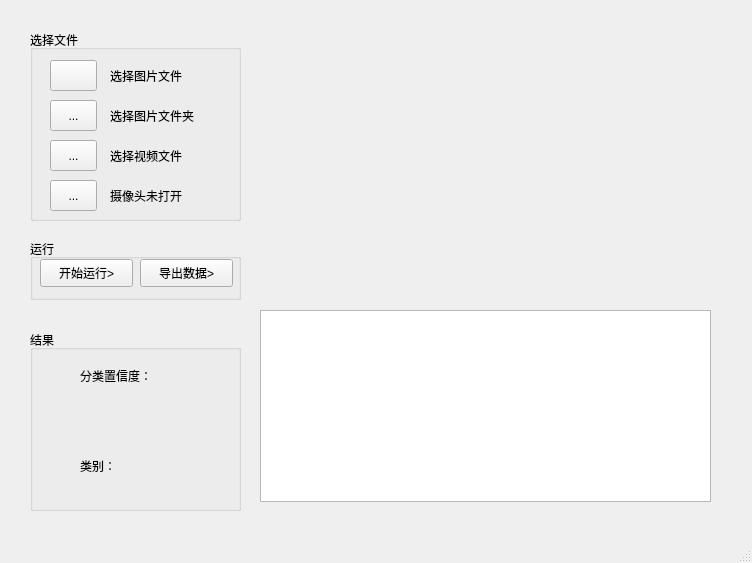
<?xml version="1.0" encoding="UTF-8"?>
<ui version="4.0">
 <class>MainWindow</class>
 <widget class="QMainWindow" name="MainWindow">
  <property name="geometry">
   <rect>
    <x>0</x>
    <y>0</y>
    <width>752</width>
    <height>563</height>
   </rect>
  </property>
  <property name="windowTitle">
   <string>MainWindow</string>
  </property>
  <widget class="QWidget" name="centralwidget">
   <widget class="QLabel" name="result_label">
    <property name="geometry">
     <rect>
      <x>260</x>
      <y>30</y>
      <width>451</width>
      <height>231</height>
     </rect>
    </property>
    <property name="text">
     <string/>
    </property>
   </widget>
   <widget class="QGroupBox" name="groupBox">
    <property name="geometry">
     <rect>
      <x>30</x>
      <y>30</y>
      <width>211</width>
      <height>191</height>
     </rect>
    </property>
    <property name="title">
     <string>选择文件</string>
    </property>
    <widget class="QToolButton" name="figure_btn">
     <property name="geometry">
      <rect>
       <x>20</x>
       <y>30</y>
       <width>47</width>
       <height>31</height>
      </rect>
     </property>
     <property name="text">
      <string notr="true"/>
     </property>
    </widget>
    <widget class="QToolButton" name="folder_btn">
     <property name="geometry">
      <rect>
       <x>20</x>
       <y>70</y>
       <width>47</width>
       <height>31</height>
      </rect>
     </property>
     <property name="text">
      <string>...</string>
     </property>
     <property name="icon">
      <iconset>
       <normaloff>resource/wenjianjia.png</normaloff>resource/wenjianjia.png</iconset>
     </property>
    </widget>
    <widget class="QToolButton" name="video_btn">
     <property name="geometry">
      <rect>
       <x>20</x>
       <y>110</y>
       <width>47</width>
       <height>31</height>
      </rect>
     </property>
     <property name="text">
      <string>...</string>
     </property>
     <property name="icon">
      <iconset>
       <normaloff>resource/shipin.png</normaloff>resource/shipin.png</iconset>
     </property>
    </widget>
    <widget class="QToolButton" name="camera_btn">
     <property name="geometry">
      <rect>
       <x>20</x>
       <y>150</y>
       <width>47</width>
       <height>31</height>
      </rect>
     </property>
     <property name="text">
      <string>...</string>
     </property>
     <property name="icon">
      <iconset>
       <normaloff>resource/shexiang.png</normaloff>resource/shexiang.png</iconset>
     </property>
    </widget>
    <widget class="QLabel" name="figure_label">
     <property name="geometry">
      <rect>
       <x>80</x>
       <y>30</y>
       <width>111</width>
       <height>31</height>
      </rect>
     </property>
     <property name="text">
      <string>选择图片文件</string>
     </property>
    </widget>
    <widget class="QLabel" name="folder_label">
     <property name="geometry">
      <rect>
       <x>80</x>
       <y>70</y>
       <width>111</width>
       <height>31</height>
      </rect>
     </property>
     <property name="text">
      <string>选择图片文件夹</string>
     </property>
    </widget>
    <widget class="QLabel" name="video_label">
     <property name="geometry">
      <rect>
       <x>80</x>
       <y>110</y>
       <width>111</width>
       <height>31</height>
      </rect>
     </property>
     <property name="text">
      <string>选择视频文件</string>
     </property>
    </widget>
    <widget class="QLabel" name="camera_label">
     <property name="geometry">
      <rect>
       <x>80</x>
       <y>150</y>
       <width>111</width>
       <height>31</height>
      </rect>
     </property>
     <property name="text">
      <string>摄像头未打开</string>
     </property>
    </widget>
   </widget>
   <widget class="QGroupBox" name="groupBox_2">
    <property name="geometry">
     <rect>
      <x>30</x>
      <y>239</y>
      <width>211</width>
      <height>61</height>
     </rect>
    </property>
    <property name="title">
     <string>运行</string>
    </property>
    <widget class="QPushButton" name="run_btn">
     <property name="geometry">
      <rect>
       <x>10</x>
       <y>20</y>
       <width>93</width>
       <height>28</height>
      </rect>
     </property>
     <property name="text">
      <string>开始运行&gt;</string>
     </property>
    </widget>
    <widget class="QPushButton" name="save_btn">
     <property name="geometry">
      <rect>
       <x>110</x>
       <y>20</y>
       <width>93</width>
       <height>28</height>
      </rect>
     </property>
     <property name="text">
      <string>导出数据&gt;</string>
     </property>
    </widget>
   </widget>
   <widget class="QGroupBox" name="groupBox_3">
    <property name="geometry">
     <rect>
      <x>30</x>
      <y>330</y>
      <width>211</width>
      <height>181</height>
     </rect>
    </property>
    <property name="title">
     <string>结果</string>
    </property>
    <widget class="QLabel" name="label_6">
     <property name="geometry">
      <rect>
       <x>20</x>
       <y>30</y>
       <width>31</width>
       <height>31</height>
      </rect>
     </property>
     <property name="text">
      <string/>
     </property>
     <property name="pixmap">
      <pixmap>resource/zhixin.png</pixmap>
     </property>
    </widget>
    <widget class="QLabel" name="label_7">
     <property name="geometry">
      <rect>
       <x>50</x>
       <y>30</y>
       <width>131</width>
       <height>31</height>
      </rect>
     </property>
     <property name="text">
      <string>分类置信度：</string>
     </property>
    </widget>
    <widget class="QLabel" name="label_8">
     <property name="geometry">
      <rect>
       <x>20</x>
       <y>120</y>
       <width>31</width>
       <height>31</height>
      </rect>
     </property>
     <property name="text">
      <string/>
     </property>
     <property name="pixmap">
      <pixmap>resource/fenlei.png</pixmap>
     </property>
    </widget>
    <widget class="QLabel" name="label_9">
     <property name="geometry">
      <rect>
       <x>50</x>
       <y>120</y>
       <width>131</width>
       <height>31</height>
      </rect>
     </property>
     <property name="text">
      <string>类别：</string>
     </property>
    </widget>
    <widget class="QLabel" name="label_10">
     <property name="geometry">
      <rect>
       <x>10</x>
       <y>70</y>
       <width>191</width>
       <height>41</height>
      </rect>
     </property>
     <property name="text">
      <string/>
     </property>
     <property name="wordWrap">
      <bool>true</bool>
     </property>
    </widget>
    <widget class="QLabel" name="label_11">
     <property name="geometry">
      <rect>
       <x>10</x>
       <y>150</y>
       <width>191</width>
       <height>21</height>
      </rect>
     </property>
     <property name="text">
      <string/>
     </property>
    </widget>
   </widget>
   <widget class="QTableView" name="result_list">
    <property name="geometry">
     <rect>
      <x>260</x>
      <y>310</y>
      <width>451</width>
      <height>192</height>
     </rect>
    </property>
   </widget>
  </widget>
  <widget class="QMenuBar" name="menu_bar">
   <property name="geometry">
    <rect>
     <x>0</x>
     <y>0</y>
     <width>752</width>
     <height>18</height>
    </rect>
   </property>
  </widget>
  <widget class="QStatusBar" name="status_bar"/>
 </widget>
 <resources/>
 <connections/>
</ui>
